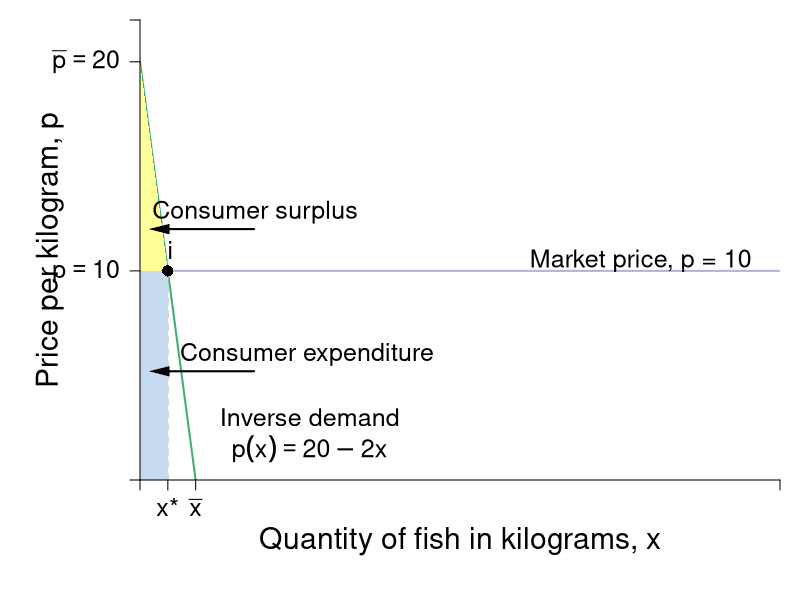

Here is the R script that generated this plot:
#Graph Designer: Scott Cohn
#Authors: Bowles and Halliday
#Title: Microeconomics: Competition, Conflict and Coordination

require(shape)
pdf(file = "firmmarketsupply/consumersurplus_jane_market.pdf", width = 9, height = 7)

#Set parameters for graphics
pointsize <- 1.8
axislabelsize <- 1.8
labelsize <- 1.5
namesize <- 1.8
annotatesize <- 1.5
graphlinewidth <- 2
segmentlinewidth <- 1.5


COL <- c("#7fc97f", "#beaed4", "#fdc086", "#ffff99", "#386cb0", "#f0027f", "#bf5b17", "#666666")
COLA <- c("#e0f3db", "#99d8c9","#66c2a4","#41ae76", "#238b45", "#005824")
COLB <- c("#c6dbef", "#4eb3d3", "#2b8cbe", "#0868ac","#084081")

par(mar =  c(6, 7, 1, 1))

mrsA <- function(x, rmax = 20, xmax = 10) {
  rmax - (rmax/xmax)*x
}

uA <- function(x, y, rmax = 20, xmax = 10) {
  y + rmax*x - (1/2)(rmax/xmax)*x^2
}

xlims <- c(0, 115)
ylims <- c(0, 22)

npts <- 501 
x <- seq(xlims[1], xlims[2], length.out = npts)
y <- seq(ylims[1], ylims[2], length.out = npts) 
a <- c(46.08, 55, 64)
b <- c(46.08, 55, 64)

plot(0, 0, xlim = xlims, ylim = ylims, type = "n",
     xlab = expression(paste("")),
     ylab = expression(paste("")), 
     xaxt = "n", 
     yaxt = "n", 
     cex.lab = axislabelsize, 
     bty = "n",
     xaxs="i", 
     yaxs="i")

# ticksy <- seq(from = 0, to = ylims[2], by = 2)
# ylabels <- seq(from = 0, to = ylims[2], by = 2)
# ticksx <- seq(from = 0, to = xlims[2], by = 2)
# xlabels <- seq(from = 0, to = xlims[2], by = 2)
ticksy <- c(0, 10, 20, ylims[2])
ylabels <- c(NA, expression(paste(p == 10)), expression(paste(bar(p) == 20)), NA)
ticksx <- c(0, 5, 10, xlims[2])
xlabels <- c(NA, expression(paste(x,"*")), expression(paste(bar(x))), NA)

npts <- 500 
xx1 <- seq(xlims[1], xlims[2], length.out = npts)

#Lines for mrs graph
lines(xx1, mrsA(xx1, rmax = 20, xmax = 10), col = COLA[4], lwd = graphlinewidth)

segments(0, 10, xlims[2], 10, lty = 1, col = COL[2] , lwd = graphlinewidth)
segments(5, 0, 5, 10, lty = 2, col = "gray" , lwd = segmentlinewidth)

#Polygon for CS
xpoly <- c(0, 5, 0)
ypoly <- c(10, 10, 20)
polygon(x = xpoly, y = ypoly, col = COL[4], density=NULL, border = NA)

#Polygon for CE
xpoly3 <- c(0, 5, 5, 0, 0)
ypoly3 <- c(0, 0, 10, 10, 0)
polygon(x = xpoly3, y = ypoly3, col = COLB[1], density=NULL, border = NA)

#Label axes
mtext(expression(paste("Quantity of fish in kilograms, ", x)), side=1, line = 3, cex = axislabelsize)
text(-16.2, 0.5*ylims[2], expression(paste("Price per kilogram, ", p)), xpd = TRUE, cex = axislabelsize, srt = 90) 

points(5, 10, pch = 16, col = "black", cex = 1.5)
text(5.5, 11, expression(i), cex = labelsize)

#segments(4.11765, 6.17647, 5.88, 8.88, lty = 1, col = COL[2] , lwd = graphlinewidth)
text(90, 10.5, expression("Market price, p = 10"), cex = labelsize, xpd = TRUE)
#text(7.3, 2.5, expression("Curve"))

#Label mrs function
text(30.5, 3.0, expression(paste("Inverse demand")), cex = labelsize)
text(30.5, 1.5, expression(paste(p(x) == 20 - 2*x)), cex = labelsize)
#Arrows(10, 7.5, 10, 5, col = "black", lty = 1, lwd = 2, arr.type = "triangle", arr.lwd = 0.5)

#Label highest willingness to pay
text(20.7, 12.8, expression("Consumer surplus"), cex = labelsize)
#text(3.5, 16, expression(paste(CS==frac(1, 2)*bgroup("(",20 - 10,")")*5, phantom()== 25)))
Arrows(20.5, 12, 3.5, 12, col = "black", lty = 1, lwd = 2, arr.type = "triangle", arr.lwd = 0.5)

text(30, 6, expression("Consumer expenditure"), cex = labelsize)
Arrows(20.5, 5.2, 3.5, 5.2, col = "black", lty = 1, lwd = 2, arr.type = "triangle", arr.lwd = 0.5)

axis(1, at = ticksx, pos = 0, labels = xlabels, cex.axis = labelsize)
axis(2, at = ticksy, pos = 0, labels = ylabels, las = 1, cex.axis = labelsize)


dev.off()
